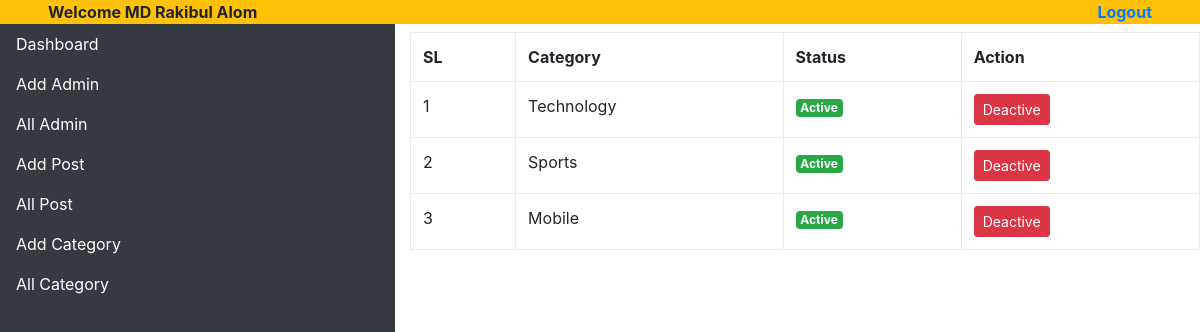
Page /adminpanel/all_category.php (signed in) on the committed database.
### tables this page shows
CREATE TABLE `categories` (
  `cate_id` int(11) NOT NULL,
  `cate_name` varchar(255) NOT NULL,
  `cate_status` varchar(4) NOT NULL
);

### adminpanel/all_category.php (the view, shortened to what this page needs)
<?php
	include 'library/header.php';
	include ('../dbcon.php');
	$count = 1;
	$sql = "SELECT * FROM categories";
	$run = mysqli_query($con, $sql);
?>
			<div class="col-md-8">
			<table class="table table-bordered mt-2">
				<tr>
					<th>SL</th>
					<th>Category</th>
					<th>Status</th>
					<th>Action</th>
				</tr>
				<?php while($result = mysqli_fetch_assoc($run)) { ?>
				<tr>
					<td><?php echo $count++;  ?></td>
					<td><?php echo $result['cate_name']; ?></td>
					<td>
						<?php
							if ($result['cate_status'] == 1) {
								?>
									<span class="badge badge-success">Active</span>
								<?php
							}else{
								?>
									<span class="badge badge-danger">Deactive</span>
								<?php
							}
						?>
					</td>
					<td>
					<?php
						if ($result['cate_status'] == 1) {
					 ?>
						<form method="POST" action="">
							<button class="btn btn-sm btn-danger" name="deactive">Deactive</button>
						</form>
					<?php } ?>
					</td>
				</tr>
				<?php }   ?>
			</table>
			</div>
<?php
	include 'library/footer.php';
?>

### rows in the picture
categories: cate_name "Technology", cate_status "Active"
categories: cate_name "Sports", cate_status "Active"
categories: cate_name "Mobile", cate_status "Active"

### other values in the picture
$_SESSION['name'] "MD Rakibul Alom"
